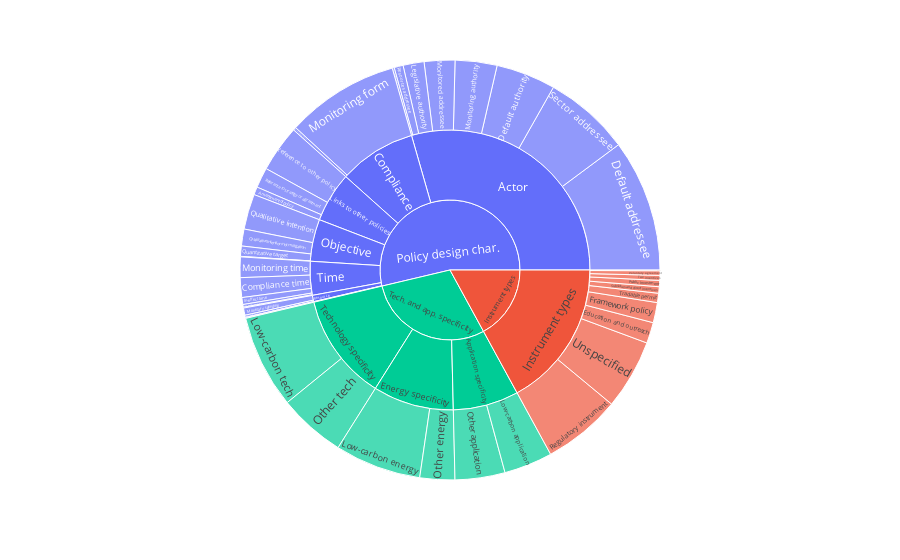

Notebook cell for this chart:
### Code cell
fig = px.sunburst(df, path=['Layers', 'Features', 'Tags'], values='Weight', color='Layers')
fig.write_image('ann_distribution_sunburst.pdf', engine = "orca")
fig.show()

### Figure 1 — Plotly figure (JSON) as saved in the notebook; plotly's stock layout.template omitted (floating-point values rounded to 4 significant figures)
{"data": [{"branchvalues": "total", "customdata": [["Policy design char."], ["Policy design char."], ["Policy design char."], ["Policy design char."], ["Instrument types"], ["Instrument types"], ["Policy design char."], ["Policy design char."], ["Tech. and app. specificity"], ["Tech. and app. specificity"], ["Policy design char."], ["Policy design char."], ["Policy design char."], ["Policy design char."], ["Instrument types"], ["Policy design char."], ["Policy design char."], ["Instrument types"], ["Policy design char."], ["Instrument types"], ["Policy design char."], ["Policy design char."], ["Policy design char."], ["Policy design char."], ["Tech. and app. specificity"], ["Tech. and app. specificity"], ["Policy design char."], ["Policy design char."], ["Policy design char."], ["Policy design char."], ["Policy design char."], ["Policy design char."], ["Policy design char."], ["Tech. and app. specificity"], ["Tech. and app. specificity"], ["Policy design char."], ["Instrument types"], ["Policy design char."], ["Instrument types"], ["Instrument types"], ["Instrument types"], ["Instrument types"], ["Policy design char."], ["Tech. and app. specificity"], ["Policy design char."], ["Tech. and app. specificity"], ["Instrument types"], ["Policy design char."], ["Policy design char."], ["Policy design char."], ["Policy design char."], ["Tech. and app. specificity"], ["Policy design char."], ["Instrument types"], ["Policy design char."], ["Tech. and app. specificity"]], "domain": {"x": [0, 1], "y": [0, 1]}, "hovertemplate": "labels=%{label}<br>Weight=%{value}<br>parent=%{parent}<br>id=%{id}<br>Layers=%{customdata[0]}<extra></extra>", "ids": ["Policy design char./Links to other policies/Amendment of policy", "Policy design char./Time/Compliance time", "Policy design char./Actor/Default addressee", "Policy design char./Actor/Default authority", "Instrument types/Instrument types/Education and outreach", "Instrument types/Instrument types/Framework policy", "Policy design char./Time/In-effect time", "Policy design char./Actor/Legislative authority", "Tech. and app. specificity/Application specificity/Low-carbon application", "Tech. and app. specificity/Energy specificity/Low-carbon energy", "Policy design char./Objective/Qualitative intention", "Policy design char./Objective/Qualitative intention not mitigation", "Policy design char./Objective/Quantitative target", "Policy design char./Objective/Quantitative target no mitigation", "Instrument types/Instrument types/RD&D", "Policy design char./Time/Resources time", "Policy design char./Links to other policies/Reference to strategy or agreement", "Instrument types/Instrument types/Regulatory instrument", "Policy design char./Actor/Resources addressee", "Instrument types/Instrument types/Public Investment", "Policy design char./Compliance/Sanctioning form", "Policy design char./Links to other policies/Reference to other policy", "Policy design char./Reversibility/Provision for reversibility", "Policy design char./Resource/Other resource type", "Tech. and app. specificity/Technology specificity/Other tech", "Tech. and app. specificity/Technology specificity/Low-carbon tech", "Policy design char./Resource/Monetary revenues", "Policy design char./Resource/Monetary spending", "Policy design char./Time/Policy duration time", "Policy design char./Actor/Monitoring authority", "Policy design char./Actor/Monitored addressee", "Policy design char./Time/Monitoring time", "Policy design char./Actor/Newly established authority", "Tech. and app. specificity/Application specificity/Other application", "Tech. and app. specificity/Energy specificity/Other energy", "Policy design char./Compliance/Monitoring form", "Instrument types/Instrument types/Unspecified", "Policy design char./Actor/Sector addressee", "Instrument types/Instrument types/Subsidies and direct incentives", "Instrument types/Instrument types/Tax incentives", "Instrument types/Instrument types/Tradable permit", "Instrument types/Instrument types/Voluntary agreement", "Policy design char./Actor", "Tech. and app. specificity/Application specificity", "Policy design char./Compliance", "Tech. and app. specificity/Energy specificity", "Instrument types/Instrument types", "Policy design char./Links to other policies", "Policy design char./Objective", "Policy design char./Resource", "Policy design char./Reversibility", "Tech. and app. specificity/Technology specificity", "Policy design char./Time", "Instrument types", "Policy design char.", "Tech. and app. specificity"], "labels": ["Amendment of policy", "Compliance time", "Default addressee", "Default authority", "Education and outreach", "Framework policy", "In-effect time", "Legislative authority", "Low-carbon application", "Low-carbon energy", "Qualitative intention", "Qualitative intention not mitigation", "Quantitative target", "Quantitative target no mitigation", "RD&D", "Resources time", "Reference to strategy or agreement", "Regulatory instrument", "Resources addressee", "Public Investment", "Sanctioning form", "Reference to other policy", "Provision for reversibility", "Other resource type", "Other tech", "Low-carbon tech", "Monetary revenues", "Monetary spending", "Policy duration time", "Monitoring authority", "Monitored addressee", "Monitoring time", "Newly established authority", "Other application", "Other energy", "Monitoring form", "Unspecified", "Sector addressee", "Subsidies and direct incentives", "Tax incentives", "Tradable permit", "Voluntary agreement", "Actor", "Application specificity", "Compliance", "Energy specificity", "Instrument types", "Links to other policies", "Objective", "Resource", "Reversibility", "Technology specificity", "Time", "Instrument types", "Policy design char.", "Tech. and app. specificity"], "marker": {"colors": ["#636efa", "#636efa", "#636efa", "#636efa", "#EF553B", "#EF553B", "#636efa", "#636efa", "#00cc96", "#00cc96", "#636efa", "#636efa", "#636efa", "#636efa", "#EF553B", "#636efa", "#636efa", "#EF553B", "#636efa", "#EF553B", "#636efa", "#636efa", "#636efa", "#636efa", "#00cc96", "#00cc96", "#636efa", "#636efa", "#636efa", "#636efa", "#636efa", "#636efa", "#636efa", "#00cc96", "#00cc96", "#636efa", "#EF553B", "#636efa", "#EF553B", "#EF553B", "#EF553B", "#EF553B", "#636efa", "#00cc96", "#636efa", "#00cc96", "#EF553B", "#636efa", "#636efa", "#636efa", "#636efa", "#00cc96", "#636efa", "#EF553B", "#636efa", "#00cc96"]}, "name": "", "parents": ["Policy design char./Links to other policies", "Policy design char./Time", "Policy design char./Actor", "Policy design char./Actor", "Instrument types/Instrument types", "Instrument types/Instrument types", "Policy design char./Time", "Policy design char./Actor", "Tech. and app. specificity/Application specificity", "Tech. and app. specificity/Energy specificity", "Policy design char./Objective", "Policy design char./Objective", "Policy design char./Objective", "Policy design char./Objective", "Instrument types/Instrument types", "Policy design char./Time", "Policy design char./Links to other policies", "Instrument types/Instrument types", "Policy design char./Actor", "Instrument types/Instrument types", "Policy design char./Compliance", "Policy design char./Links to other policies", "Policy design char./Reversibility", "Policy design char./Resource", "Tech. and app. specificity/Technology specificity", "Tech. and app. specificity/Technology specificity", "Policy design char./Resource", "Policy design char./Resource", "Policy design char./Time", "Policy design char./Actor", "Policy design char./Actor", "Policy design char./Time", "Policy design char./Actor", "Tech. and app. specificity/Application specificity", "Tech. and app. specificity/Energy specificity", "Policy design char./Compliance", "Instrument types/Instrument types", "Policy design char./Actor", "Instrument types/Instrument types", "Instrument types/Instrument types", "Instrument types/Instrument types", "Instrument types/Instrument types", "Policy design char.", "Tech. and app. specificity", "Policy design char.", "Tech. and app. specificity", "Instrument types", "Policy design char.", "Policy design char.", "Policy design char.", "Policy design char.", "Tech. and app. specificity", "Policy design char.", "", "", ""], "type": "sunburst", "values": [125, 310, 2081, 939, 329, 318, 109, 330, 764, 1358, 556, 266, 162, 8, 12, 14, 319, 1231, 142, 98, 48, 737, 14, 0, 1058, 1468, 36, 113, 42, 659, 483, 323, 31, 786, 550, 1781, 1100, 1356, 102, 78, 146, 72, 6021, 1550, 1829, 1908, 3486, 1181, 992, 149, 14, 2526, 798, 3486, 10984, 5984]}], "layout": {"legend": {"tracegroupgap": 0}, "margin": {"t": 60}}}
